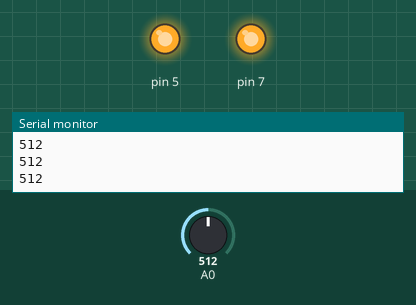
Bench run of a sketch on a simulated Arduino Uno, built with avr-gcc and run on an emulated ATmega328P. Shown: output pins drawn as LEDs (lit = HIGH), the last lines printed to the serial monitor. The test bench sets the inputs (shaded band); at power-on: A0 = 512.

Above: at 1.2 s.
1.3 s: A0 set to 160
2.8 s: A0 set to 135
At 4.1 s:
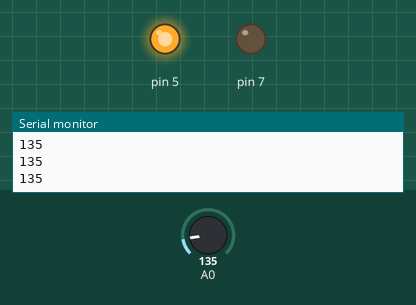
4.5 s: A0 set to 110
6.0 s: A0 set to 92
At 6.5 s:
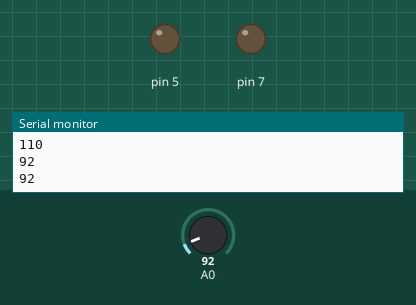
7.5 s: A0 set to 122
At 8.7 s:
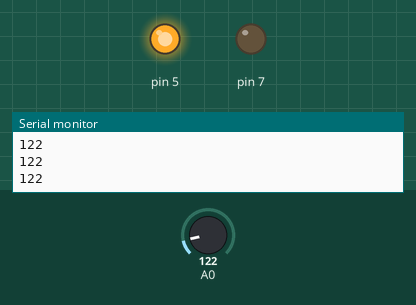
9.0 s: A0 set to 90
At 10.1 s:
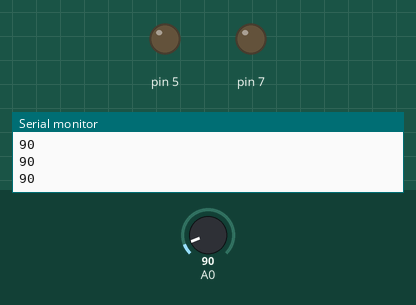
Timing chart, 0 to 11.5 s (numbered marks = the images above; inputs shaded):
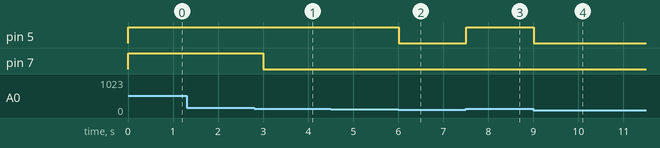

Measured:
- the behaviour switches between 150 and 149 on A0 (found by bisection; images 0 and 1)
- the behaviour switches between 100 and 99 on A0 (found by bisection; images 1 and 2)
- after the input at 2.8 s, pin 7: HIGH → LOW after 0.20 s
- after the input at 6.0 s, pin 5: HIGH → LOW at once
- after the input at 7.5 s, pin 5: LOW → HIGH at once
- after the input at 9.0 s, pin 5: HIGH → LOW at once

The sketch:

sensor.ino
```cpp
int sensor =0;
void setup()
{
  pinMode(5,OUTPUT);
  pinMode(7,OUTPUT);
  pinMode(A0,INPUT);
  Serial.begin(9600);
}

void loop()
{
  sensor=analogRead(A0);
  Serial.println(sensor);
  if(sensor>=100){
  digitalWrite(5, HIGH);
  }
  else{
  digitalWrite(5, LOW);
  }
  if(sensor>=150){
    digitalWrite(7, HIGH);
  }
  else{
  digitalWrite(7, LOW);
  }
  delay(250);
}
```
